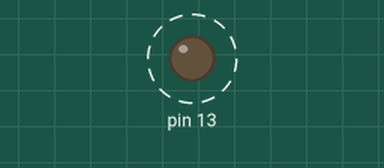
Recording of a sketch running on a simulated Arduino Uno, built with avr-gcc and run on an emulated ATmega328P. On the bench: output pins drawn as LEDs (lit = HIGH). Dashed ring = blinking. No radio packets arrive unless stated.

Above: at 0.5 s.
Timing chart, 0 to 4.9 s (numbered marks = the images above):
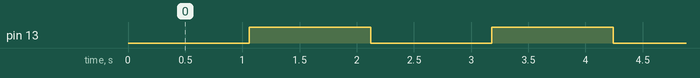

Measured:
- by itself, pin 13: alternates HIGH for 1.1 s and LOW for 1.1 s

The sketch:

tx_led.ino
```cpp
/*
 * http://www.airspayce.com/mikem/arduino/RadioHead/RadioHead-1.41.zip
 *
 * http://www.airspayce.com/mikem/arduino/RadioHead/classRH__ASK.html
 *
*/
#include <RH_ASK.h>
#include <SPI.h>

RH_ASK mod; //usa default il pin 12
//RH_ASK mod(2000, 4, 5);

uint8_t buff[10];

void setup() {
  Serial.println(9600);
  pinMode(13, OUTPUT);
  if (!mod.init()) {
    Serial.println("Errore modulo");
    while(1);
  }
  Serial.println("433-TX");
  buff[0] = 0;
}

void loop() {
  digitalWrite(13, buff[0]);
  mod.send((uint8_t *)buff, 10);
  mod.waitPacketSent();
  delay(1000);
  buff[0] = !buff[0];
}
```
